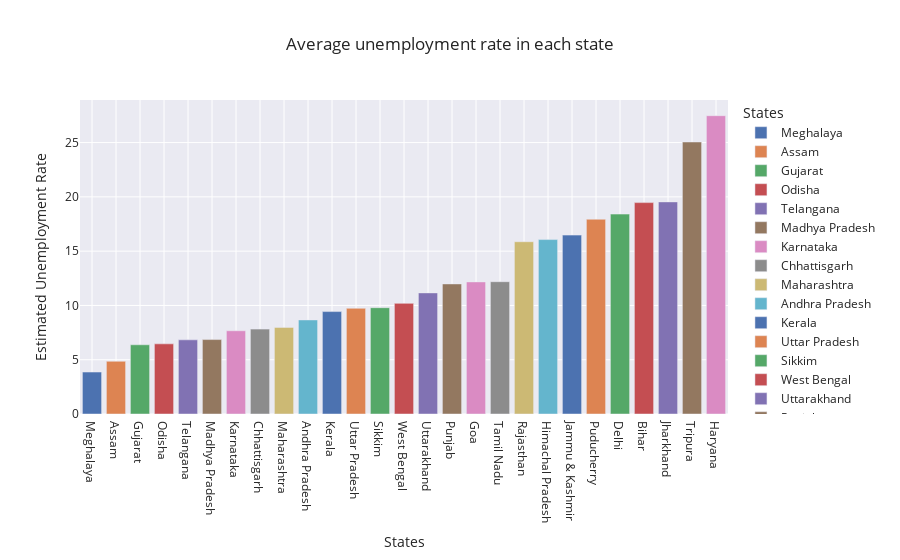

The code cell stored with this chart in its notebook:
### Code cell
plot_unemp = df[['Estimated Unemployment Rate','States']]
df_unemployed = plot_unemp.groupby('States').mean().reset_index()
df_unemployed = df_unemployed.sort_values('Estimated Unemployment Rate')
fig = px.bar(df_unemployed, x='States',y='Estimated Unemployment Rate',color = 'States',title = 'Average unemployment rate in each state',
             template='seaborn')
fig.show()

### Figure 1 — Plotly figure (JSON) as saved in the notebook; plotly's stock layout.template omitted (floating-point values rounded to 4 significant figures)
{"data": [{"alignmentgroup": "True", "hovertemplate": "States=%{x}<br>Estimated Unemployment Rate=%{y}<extra></extra>", "legendgroup": "Meghalaya", "marker": {"color": "rgb(76,114,176)", "pattern": {"shape": ""}}, "name": "Meghalaya", "offsetgroup": "Meghalaya", "orientation": "v", "showlegend": true, "textposition": "auto", "type": "bar", "x": ["Meghalaya"], "xaxis": "x", "y": [3.866], "yaxis": "y"}, {"alignmentgroup": "True", "hovertemplate": "States=%{x}<br>Estimated Unemployment Rate=%{y}<extra></extra>", "legendgroup": "Assam", "marker": {"color": "rgb(221,132,82)", "pattern": {"shape": ""}}, "name": "Assam", "offsetgroup": "Assam", "orientation": "v", "showlegend": true, "textposition": "auto", "type": "bar", "x": ["Assam"], "xaxis": "x", "y": [4.856], "yaxis": "y"}, {"alignmentgroup": "True", "hovertemplate": "States=%{x}<br>Estimated Unemployment Rate=%{y}<extra></extra>", "legendgroup": "Gujarat", "marker": {"color": "rgb(85,168,104)", "pattern": {"shape": ""}}, "name": "Gujarat", "offsetgroup": "Gujarat", "orientation": "v", "showlegend": true, "textposition": "auto", "type": "bar", "x": ["Gujarat"], "xaxis": "x", "y": [6.376], "yaxis": "y"}, {"alignmentgroup": "True", "hovertemplate": "States=%{x}<br>Estimated Unemployment Rate=%{y}<extra></extra>", "legendgroup": "Odisha", "marker": {"color": "rgb(196,78,82)", "pattern": {"shape": ""}}, "name": "Odisha", "offsetgroup": "Odisha", "orientation": "v", "showlegend": true, "textposition": "auto", "type": "bar", "x": ["Odisha"], "xaxis": "x", "y": [6.462], "yaxis": "y"}, {"alignmentgroup": "True", "hovertemplate": "States=%{x}<br>Estimated Unemployment Rate=%{y}<extra></extra>", "legendgroup": "Telangana", "marker": {"color": "rgb(129,114,179)", "pattern": {"shape": ""}}, "name": "Telangana", "offsetgroup": "Telangana", "orientation": "v", "showlegend": true, "textposition": "auto", "type": "bar", "x": ["Telangana"], "xaxis": "x", "y": [6.833], "yaxis": "y"}, {"alignmentgroup": "True", "hovertemplate": "States=%{x}<br>Estimated Unemployment Rate=%{y}<extra></extra>", "legendgroup": "Madhya Pradesh", "marker": {"color": "rgb(147,120,96)", "pattern": {"shape": ""}}, "name": "Madhya Pradesh", "offsetgroup": "Madhya Pradesh", "orientation": "v", "showlegend": true, "textposition": "auto", "type": "bar", "x": ["Madhya Pradesh"], "xaxis": "x", "y": [6.854], "yaxis": "y"}, {"alignmentgroup": "True", "hovertemplate": "States=%{x}<br>Estimated Unemployment Rate=%{y}<extra></extra>", "legendgroup": "Karnataka", "marker": {"color": "rgb(218,139,195)", "pattern": {"shape": ""}}, "name": "Karnataka", "offsetgroup": "Karnataka", "orientation": "v", "showlegend": true, "textposition": "auto", "type": "bar", "x": ["Karnataka"], "xaxis": "x", "y": [7.668], "yaxis": "y"}, {"alignmentgroup": "True", "hovertemplate": "States=%{x}<br>Estimated Unemployment Rate=%{y}<extra></extra>", "legendgroup": "Chhattisgarh", "marker": {"color": "rgb(140,140,140)", "pattern": {"shape": ""}}, "name": "Chhattisgarh", "offsetgroup": "Chhattisgarh", "orientation": "v", "showlegend": true, "textposition": "auto", "type": "bar", "x": ["Chhattisgarh"], "xaxis": "x", "y": [7.819], "yaxis": "y"}, {"alignmentgroup": "True", "hovertemplate": "States=%{x}<br>Estimated Unemployment Rate=%{y}<extra></extra>", "legendgroup": "Maharashtra", "marker": {"color": "rgb(204,185,116)", "pattern": {"shape": ""}}, "name": "Maharashtra", "offsetgroup": "Maharashtra", "orientation": "v", "showlegend": true, "textposition": "auto", "type": "bar", "x": ["Maharashtra"], "xaxis": "x", "y": [7.979], "yaxis": "y"}, {"alignmentgroup": "True", "hovertemplate": "States=%{x}<br>Estimated Unemployment Rate=%{y}<extra></extra>", "legendgroup": "Andhra Pradesh", "marker": {"color": "rgb(100,181,205)", "pattern": {"shape": ""}}, "name": "Andhra Pradesh", "offsetgroup": "Andhra Pradesh", "orientation": "v", "showlegend": true, "textposition": "auto", "type": "bar", "x": ["Andhra Pradesh"], "xaxis": "x", "y": [8.664], "yaxis": "y"}, {"alignmentgroup": "True", "hovertemplate": "States=%{x}<br>Estimated Unemployment Rate=%{y}<extra></extra>", "legendgroup": "Kerala", "marker": {"color": "rgb(76,114,176)", "pattern": {"shape": ""}}, "name": "Kerala", "offsetgroup": "Kerala", "orientation": "v", "showlegend": true, "textposition": "auto", "type": "bar", "x": ["Kerala"], "xaxis": "x", "y": [9.434], "yaxis": "y"}, {"alignmentgroup": "True", "hovertemplate": "States=%{x}<br>Estimated Unemployment Rate=%{y}<extra></extra>", "legendgroup": "Uttar Pradesh", "marker": {"color": "rgb(221,132,82)", "pattern": {"shape": ""}}, "name": "Uttar Pradesh", "offsetgroup": "Uttar Pradesh", "orientation": "v", "showlegend": true, "textposition": "auto", "type": "bar", "x": ["Uttar Pradesh"], "xaxis": "x", "y": [9.737], "yaxis": "y"}, {"alignmentgroup": "True", "hovertemplate": "States=%{x}<br>Estimated Unemployment Rate=%{y}<extra></extra>", "legendgroup": "Sikkim", "marker": {"color": "rgb(85,168,104)", "pattern": {"shape": ""}}, "name": "Sikkim", "offsetgroup": "Sikkim", "orientation": "v", "showlegend": true, "textposition": "auto", "type": "bar", "x": ["Sikkim"], "xaxis": "x", "y": [9.793], "yaxis": "y"}, {"alignmentgroup": "True", "hovertemplate": "States=%{x}<br>Estimated Unemployment Rate=%{y}<extra></extra>", "legendgroup": "West Bengal", "marker": {"color": "rgb(196,78,82)", "pattern": {"shape": ""}}, "name": "West Bengal", "offsetgroup": "West Bengal", "orientation": "v", "showlegend": true, "textposition": "auto", "type": "bar", "x": ["West Bengal"], "xaxis": "x", "y": [10.19], "yaxis": "y"}, {"alignmentgroup": "True", "hovertemplate": "States=%{x}<br>Estimated Unemployment Rate=%{y}<extra></extra>", "legendgroup": "Uttarakhand", "marker": {"color": "rgb(129,114,179)", "pattern": {"shape": ""}}, "name": "Uttarakhand", "offsetgroup": "Uttarakhand", "orientation": "v", "showlegend": true, "textposition": "auto", "type": "bar", "x": ["Uttarakhand"], "xaxis": "x", "y": [11.16], "yaxis": "y"}, {"alignmentgroup": "True", "hovertemplate": "States=%{x}<br>Estimated Unemployment Rate=%{y}<extra></extra>", "legendgroup": "Punjab", "marker": {"color": "rgb(147,120,96)", "pattern": {"shape": ""}}, "name": "Punjab", "offsetgroup": "Punjab", "orientation": "v", "showlegend": true, "textposition": "auto", "type": "bar", "x": ["Punjab"], "xaxis": "x", "y": [11.98], "yaxis": "y"}, {"alignmentgroup": "True", "hovertemplate": "States=%{x}<br>Estimated Unemployment Rate=%{y}<extra></extra>", "legendgroup": "Goa", "marker": {"color": "rgb(218,139,195)", "pattern": {"shape": ""}}, "name": "Goa", "offsetgroup": "Goa", "orientation": "v", "showlegend": true, "textposition": "auto", "type": "bar", "x": ["Goa"], "xaxis": "x", "y": [12.17], "yaxis": "y"}, {"alignmentgroup": "True", "hovertemplate": "States=%{x}<br>Estimated Unemployment Rate=%{y}<extra></extra>", "legendgroup": "Tamil Nadu", "marker": {"color": "rgb(140,140,140)", "pattern": {"shape": ""}}, "name": "Tamil Nadu", "offsetgroup": "Tamil Nadu", "orientation": "v", "showlegend": true, "textposition": "auto", "type": "bar", "x": ["Tamil Nadu"], "xaxis": "x", "y": [12.19], "yaxis": "y"}, {"alignmentgroup": "True", "hovertemplate": "States=%{x}<br>Estimated Unemployment Rate=%{y}<extra></extra>", "legendgroup": "Rajasthan", "marker": {"color": "rgb(204,185,116)", "pattern": {"shape": ""}}, "name": "Rajasthan", "offsetgroup": "Rajasthan", "orientation": "v", "showlegend": true, "textposition": "auto", "type": "bar", "x": ["Rajasthan"], "xaxis": "x", "y": [15.87], "yaxis": "y"}, {"alignmentgroup": "True", "hovertemplate": "States=%{x}<br>Estimated Unemployment Rate=%{y}<extra></extra>", "legendgroup": "Himachal Pradesh", "marker": {"color": "rgb(100,181,205)", "pattern": {"shape": ""}}, "name": "Himachal Pradesh", "offsetgroup": "Himachal Pradesh", "orientation": "v", "showlegend": true, "textposition": "auto", "type": "bar", "x": ["Himachal Pradesh"], "xaxis": "x", "y": [16.07], "yaxis": "y"}, {"alignmentgroup": "True", "hovertemplate": "States=%{x}<br>Estimated Unemployment Rate=%{y}<extra></extra>", "legendgroup": "Jammu & Kashmir", "marker": {"color": "rgb(76,114,176)", "pattern": {"shape": ""}}, "name": "Jammu & Kashmir", "offsetgroup": "Jammu & Kashmir", "orientation": "v", "showlegend": true, "textposition": "auto", "type": "bar", "x": ["Jammu & Kashmir"], "xaxis": "x", "y": [16.48], "yaxis": "y"}, {"alignmentgroup": "True", "hovertemplate": "States=%{x}<br>Estimated Unemployment Rate=%{y}<extra></extra>", "legendgroup": "Puducherry", "marker": {"color": "rgb(221,132,82)", "pattern": {"shape": ""}}, "name": "Puducherry", "offsetgroup": "Puducherry", "orientation": "v", "showlegend": true, "textposition": "auto", "type": "bar", "x": ["Puducherry"], "xaxis": "x", "y": [17.94], "yaxis": "y"}, {"alignmentgroup": "True", "hovertemplate": "States=%{x}<br>Estimated Unemployment Rate=%{y}<extra></extra>", "legendgroup": "Delhi", "marker": {"color": "rgb(85,168,104)", "pattern": {"shape": ""}}, "name": "Delhi", "offsetgroup": "Delhi", "orientation": "v", "showlegend": true, "textposition": "auto", "type": "bar", "x": ["Delhi"], "xaxis": "x", "y": [18.41], "yaxis": "y"}, {"alignmentgroup": "True", "hovertemplate": "States=%{x}<br>Estimated Unemployment Rate=%{y}<extra></extra>", "legendgroup": "Bihar", "marker": {"color": "rgb(196,78,82)", "pattern": {"shape": ""}}, "name": "Bihar", "offsetgroup": "Bihar", "orientation": "v", "showlegend": true, "textposition": "auto", "type": "bar", "x": ["Bihar"], "xaxis": "x", "y": [19.47], "yaxis": "y"}, {"alignmentgroup": "True", "hovertemplate": "States=%{x}<br>Estimated Unemployment Rate=%{y}<extra></extra>", "legendgroup": "Jharkhand", "marker": {"color": "rgb(129,114,179)", "pattern": {"shape": ""}}, "name": "Jharkhand", "offsetgroup": "Jharkhand", "orientation": "v", "showlegend": true, "textposition": "auto", "type": "bar", "x": ["Jharkhand"], "xaxis": "x", "y": [19.54], "yaxis": "y"}, {"alignmentgroup": "True", "hovertemplate": "States=%{x}<br>Estimated Unemployment Rate=%{y}<extra></extra>", "legendgroup": "Tripura", "marker": {"color": "rgb(147,120,96)", "pattern": {"shape": ""}}, "name": "Tripura", "offsetgroup": "Tripura", "orientation": "v", "showlegend": true, "textposition": "auto", "type": "bar", "x": ["Tripura"], "xaxis": "x", "y": [25.05], "yaxis": "y"}, {"alignmentgroup": "True", "hovertemplate": "States=%{x}<br>Estimated Unemployment Rate=%{y}<extra></extra>", "legendgroup": "Haryana", "marker": {"color": "rgb(218,139,195)", "pattern": {"shape": ""}}, "name": "Haryana", "offsetgroup": "Haryana", "orientation": "v", "showlegend": true, "textposition": "auto", "type": "bar", "x": ["Haryana"], "xaxis": "x", "y": [27.48], "yaxis": "y"}], "layout": {"autosize": true, "barmode": "relative", "legend": {"title": {"text": "States"}, "tracegroupgap": 0}, "title": {"text": "Average unemployment rate in each state"}, "xaxis": {"anchor": "y", "autorange": true, "categoryarray": ["Meghalaya", "Assam", "Gujarat", "Odisha", "Telangana", "Madhya Pradesh", "Karnataka", "Chhattisgarh", "Maharashtra", "Andhra Pradesh", "Kerala", "Uttar Pradesh", "Sikkim", "West Bengal", "Uttarakhand", "Punjab", "Goa", "Tamil Nadu", "Rajasthan", "Himachal Pradesh", "Jammu & Kashmir", "Puducherry", "Delhi", "Bihar", "Jharkhand", "Tripura", "Haryana"], "categoryorder": "array", "domain": [0, 1], "range": [-0.5, 26.5], "title": {"text": "States"}, "type": "category"}, "yaxis": {"anchor": "x", "autorange": true, "domain": [0, 1], "range": [0, 28.92], "title": {"text": "Estimated Unemployment Rate"}, "type": "linear"}}}
